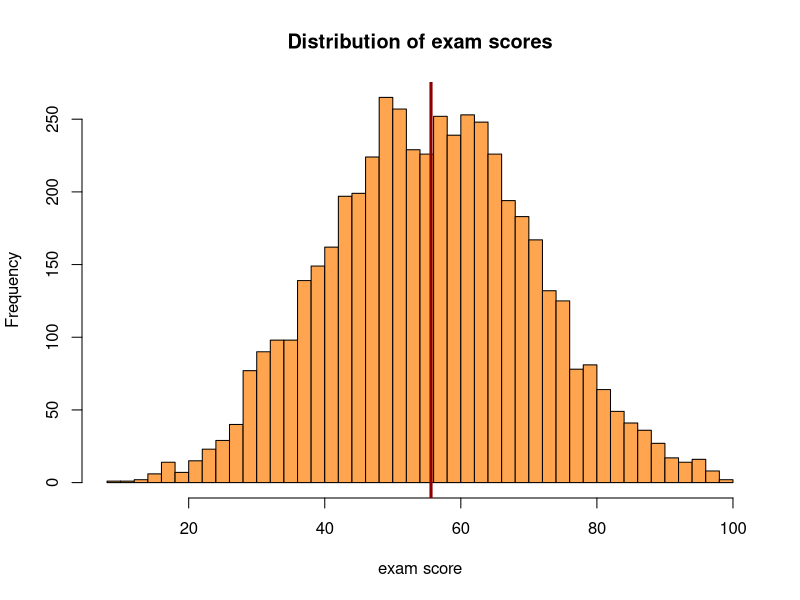
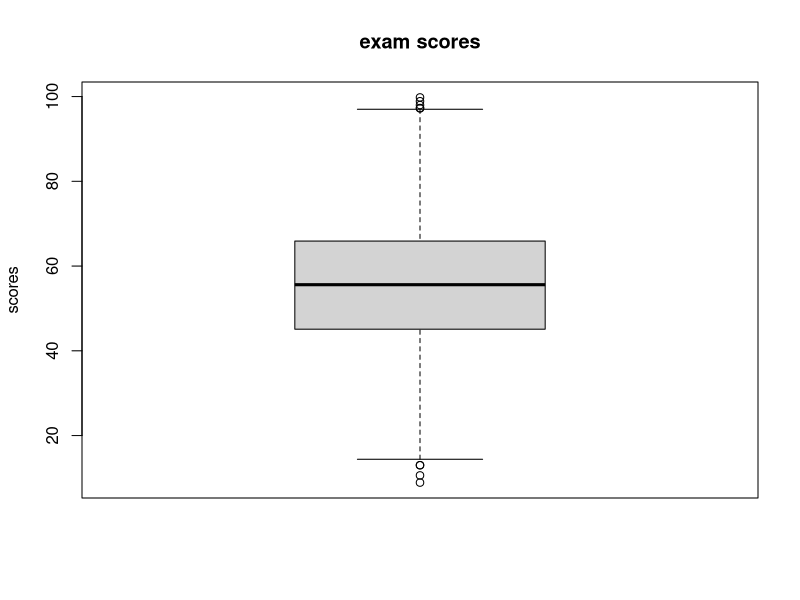
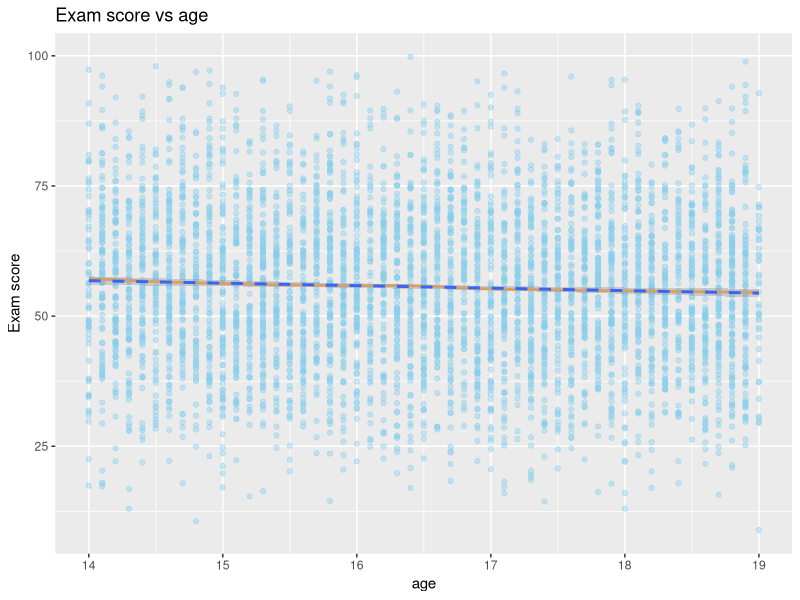
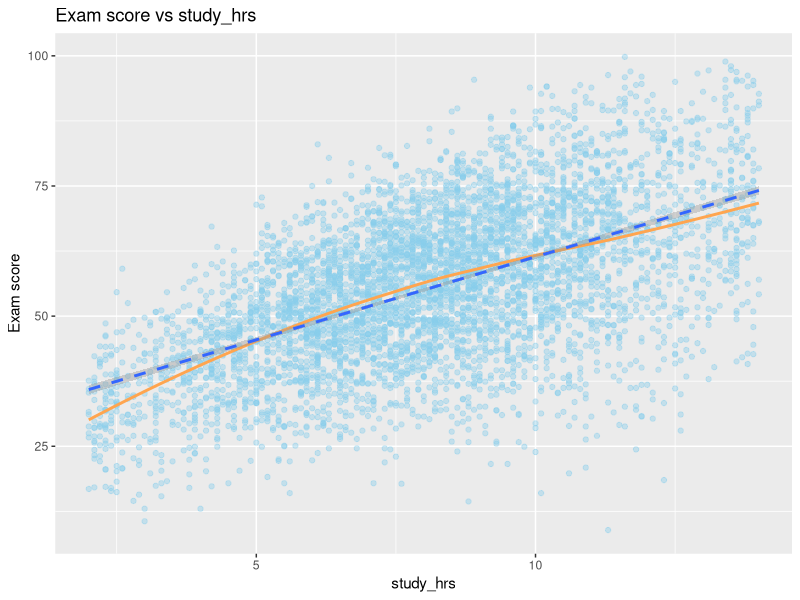
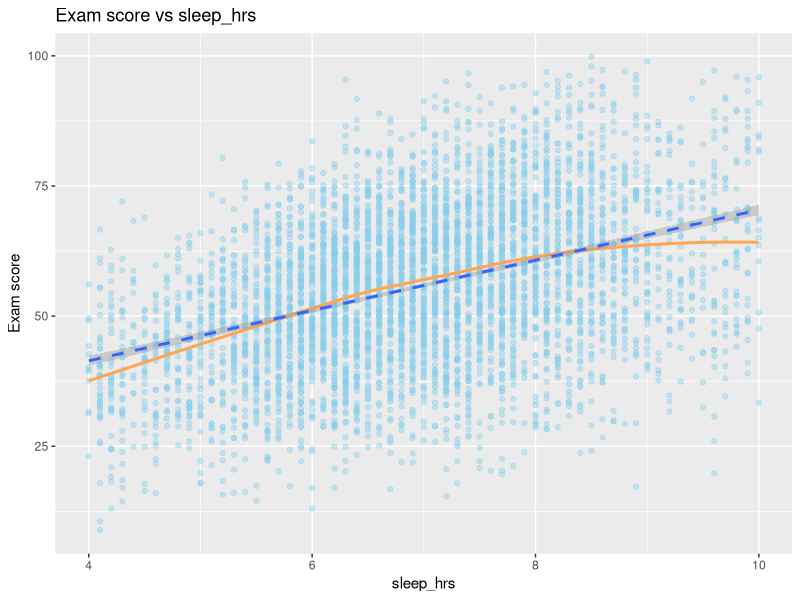
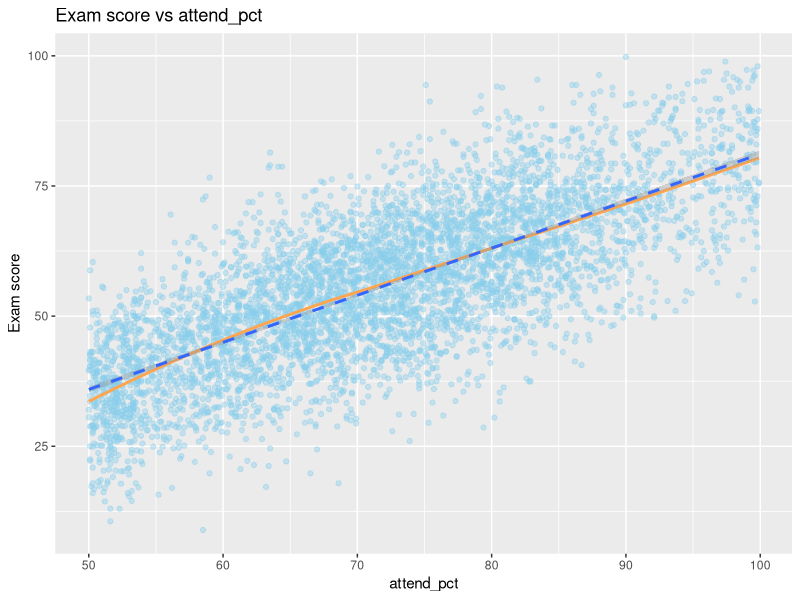
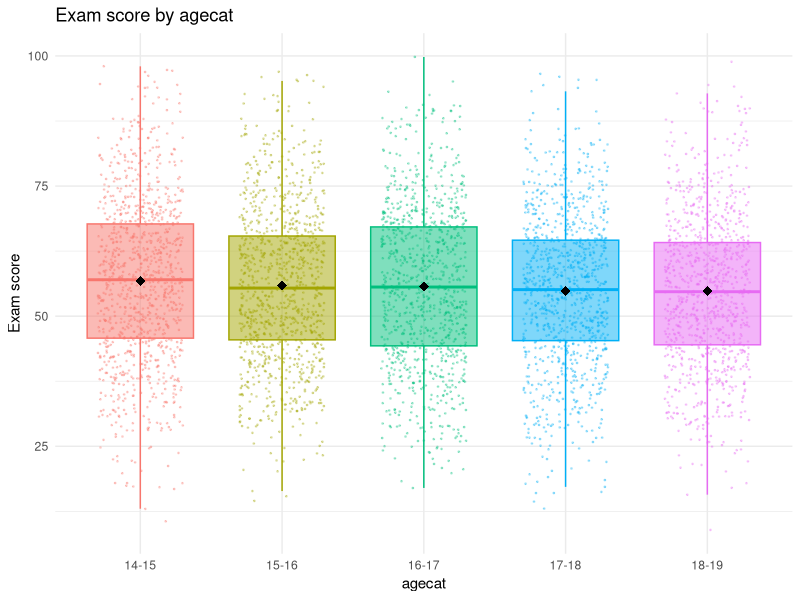
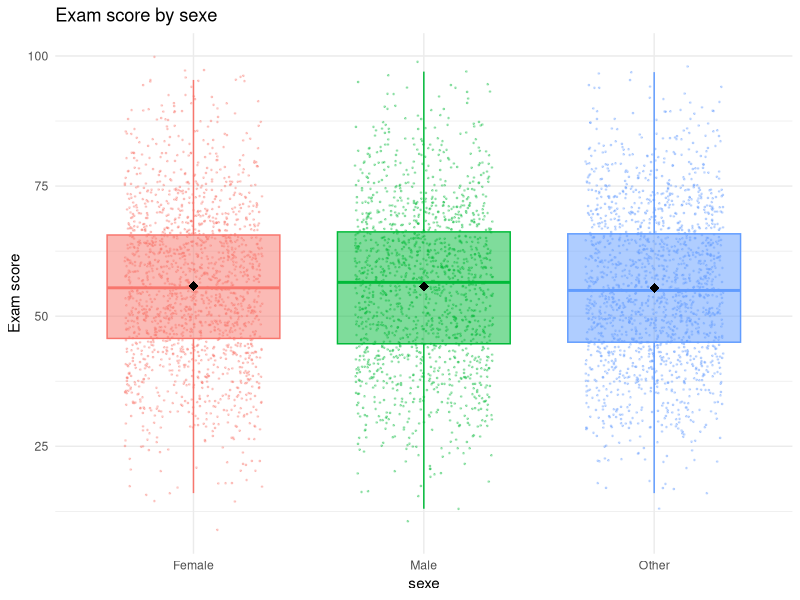

The R source for these figures, in order: (Note: this script raises an error after producing the figures.)
## ---- chunk 1
knitr::opts_chunk$set(echo = TRUE)
## ---- chunk 2
set.seed(42)
## ---- chunk 3
install.packages("dbplyr") 
install.packages("textshaping")
install.packages("ggfortify")
install.packages("parallelly")
install.packages("car")
install.packages("rsample")
install.packages('GGally')
install.packages("corrplot")
install.packages('Metrics')
## ---- chunk 4
library(rmarkdown)
library(dplyr)
exam_full <- read.csv("project.csv")
dim(exam_full)
str(exam_full)
summary(exam_full)
names(exam_full)
## ---- chunk 5
exam <- exam_full %>% dplyr::select(-id)
## ---- chunk 6
exam <- exam %>%
  mutate(
    sexe = factor(sexe, levels = c(1,2,3), labels = c("Female","Male","Other")),
    school_type = factor(school_type, levels = c(1,2), labels = c("Public","Private")),
    parent_educ = factor(parent_educ, levels = 1:6,
                         labels = c("No formal","High school","Graduate",
                                    "Post graduate 1","Post graduate 2","PhD")),
    sleep_qual = factor(sleep_qual, levels = c(1,2,3), labels = c("Poor","Average","Good"),
                        ordered = TRUE),
    web_access = factor(web_access, levels = c(1,2), labels = c("No","Yes")),
    trav_time = factor(trav_time, levels = c(1,2,3,4),
                       labels = c("<15 min","15–30 min","30–60 min",">60 min"),
                       ordered = TRUE),
    extra_act = factor(extra_act, levels = c(1,2), labels = c("No","Yes")),
    study_method = factor(study_method, levels = 1:6,
                          labels = c("Online videos","Coaching","Notes",
                                     "Textbook","Group study","Mixed")),
    agecat = factor(agecat, levels = c(1,2,3,4,5), labels = c("14-15","15-16","16-17","17-18","18-19")),
    attend_pct_cat = factor(attend_pct_cat, levels = c(1,2,3,4), labels = c("50-62","62-72","72-81","81-100"))
    
  )


paged_table(exam)
## ---- chunk 7
summary(exam$y)
summary(exam$age)
summary(exam$study_hrs)
summary(exam$sleep_hrs)
summary(exam$attend_pct)
## ---- chunk 8
stopifnot(all(exam$attend_pct >= 0 & exam$attend_pct <= 100, na.rm = TRUE))
stopifnot(all(exam$study_hrs >= 0, na.rm = TRUE))
stopifnot(all(exam$sleep_hrs >= 0, na.rm = TRUE))
## ---- chunk 9
colSums(is.na(exam))
## ---- chunk 10
summary(exam$y)
hist(exam$y, breaks = 35, col='tan1',
     main = "Distribution of exam scores",
     xlab = "exam score")
abline(v = mean(exam$y), col='red4', lwd = 3)


boxplot(exam$y,
        main = "exam scores",
        ylab = "scores")
## ---- chunk 11
num_vars <- exam %>%
  dplyr::select(where(is.numeric))

num_vars <- num_vars %>% dplyr::select(-y)
summary(num_vars)

library(ggplot2)

plots_num <- list()

for (var in names(num_vars)) {
  
  p <- ggplot(exam,
              aes(x = .data[[var]], y = y)) +
    geom_point(alpha = 0.4, col = 'skyblue') +
    geom_smooth(method = "loess", se = FALSE, col = 'tan1') +
    geom_smooth(method = "lm", linetype = "dashed") +
    labs(
      x = var,
      y = "Exam score",
      title = paste("Exam score vs", var)
    )
  
  plots_num[[var]] <- p
}

print(plots_num)
## ---- chunk 12
cat_vars <- exam %>%
  dplyr::select(where(is.factor))

cat_tables <- list()

for (var in names(cat_vars)) {
  
  tab <- table(cat_vars[[var]])
  prop <- round(100 * prop.table(tab), 1)
  
  cat_tables[[var]] <- data.frame(
    Category = names(tab),
    Count = as.vector(tab),
    Proportion = as.vector(prop)
  )
}

print(cat_tables)
## ---- chunk 13
library(dplyr)
library(ggplot2)

plots <- list()

for (var in names(cat_vars)) {
  
  p <- ggplot(exam,
              aes(x = .data[[var]],
                  y = y,
                  colour = .data[[var]],
                  fill = .data[[var]])) +
    geom_boxplot(alpha = 0.5, outlier.alpha = 0) +
    geom_jitter(width = 0.3, size = 0.3, alpha = 0.3) +
    stat_summary(fun = mean,
                 colour = "black",
                 geom = "point",
                 shape = 18,
                 size = 3) +
    labs(
      x = var,
      y = "Exam score",
      title = paste("Exam score by", var)
    ) +
    theme_minimal() +
    theme(legend.position = "none")
  
  plots[[var]] <- p
}

print(plots)
## ---- chunk 14
library(dplyr)

library(corrplot)

correlation_matrix<-cor(num_vars)
corrplot(correlation_matrix, order = 'hclust',addrect = 3)
## ---- chunk 15
library(GGally)

ggpairs(num_vars)
## ---- chunk 16
exam %>%
  group_by(trav_time) %>%
  summarise(mean_y = mean(y)) %>%
  ggplot(aes(x = trav_time, y = mean_y, group = 1)) +
  geom_point(size = 3) +
  geom_line()

exam %>%
  group_by(sleep_qual) %>%
  summarise(mean_y = mean(y)) %>%
  ggplot(aes(x = sleep_qual, y = mean_y, group = 1)) +
  geom_point(size = 3) +
  geom_line()

exam %>%
  group_by(parent_educ) %>%
  summarise(mean_y = mean(y)) %>%
  ggplot(aes(x = parent_educ, y = mean_y, group = 1)) +
  geom_point(size = 3) +
  geom_line()

exam %>%
  group_by(attend_pct_cat) %>%
  summarise(mean_y = mean(y)) %>%
  ggplot(aes(x = attend_pct_cat, y = mean_y, group = 1)) +
  geom_point(size = 3) +
  geom_line() +
  theme_minimal()
## ---- chunk 17
ggplot(exam, aes(x = sleep_hrs, y = y, color = trav_time)) +
  geom_smooth(method = "loess", se = FALSE)

ggplot(exam, aes(x = study_hrs, y = y, color = attend_pct_cat)) +
  geom_smooth(method = "loess", se = FALSE)

ggplot(exam, aes(x = study_hrs, y = y, color = sleep_qual)) +
  geom_smooth(method = "loess", se = FALSE)

ggplot(exam, aes(x = study_hrs, y = y, color = parent_educ)) +
  geom_smooth(method = "loess", se = FALSE)

ggplot(exam, aes(x = study_hrs, y = y, color = extra_act)) +
  geom_smooth(method = "loess", se = FALSE)

ggplot(exam, aes(x = sleep_hrs, y = y, color = sleep_qual)) +
  geom_smooth(method = "loess", se = FALSE)

ggplot(exam, aes(x = sleep_hrs, y = y, color = attend_pct_cat)) +
  geom_smooth(method = "loess", se = FALSE)

ggplot(exam, aes(x = study_hrs, y = y, color = trav_time)) +
  geom_smooth(method = "loess", se = FALSE)


ggplot(exam,aes(x = study_hrs,y = y,color = cut(sleep_hrs,breaks = c(4, 6, 8, 10),labels = c("Low", "Medium", "High")))) +geom_smooth(se = FALSE)
## ---- chunk 18
library(dplyr)

plot_data <- exam %>%
  group_by(study_method, school_type) %>%
  summarise(
    mean_y = mean(y, na.rm = TRUE),
    .groups = "drop"
  )


library(ggplot2)

ggplot(plot_data,
       aes(x = study_method,
           y = mean_y,
           group = school_type,
           color = school_type)) +
  geom_line(size = 1) +
  geom_point(size = 3) +
  theme_minimal() +
  labs(
    x = " study_method",
    y = "Mean score",
    color = "School type"
  )




plot_data1 <- exam %>%
  group_by(attend_pct_cat, sleep_qual) %>%
  summarise(
    mean_y = mean(y, na.rm = TRUE),
    .groups = "drop"
  )


library(ggplot2)

ggplot(plot_data1,
       aes(x = attend_pct_cat,
           y = mean_y,
           group = sleep_qual,
           color = sleep_qual)) +
  geom_line(size = 1) +
  geom_point(size = 3) +
  theme_minimal() +
  labs(
    x = "attendance rate cat",
    y = "Mean score",
    color = "sleep_qual"
  )


plot_data2 <- exam %>%
  group_by(sleep_qual, extra_act) %>%
  summarise(
    mean_y = mean(y, na.rm = TRUE),
    .groups = "drop"
  )


library(ggplot2)

ggplot(plot_data2,
       aes(x = sleep_qual,
           y = mean_y,
           group = extra_act,
           color = extra_act)) +
  geom_line(size = 1) +
  geom_point(size = 3) +
  theme_minimal() +
  labs(
    x = "sleep quality",
    y = "Mean score",
    color = "extra act"
  )


plot_data3 <- exam %>%
  group_by(parent_educ, school_type) %>%
  summarise(
    mean_y = mean(y, na.rm = TRUE),
    .groups = "drop"
  )


library(ggplot2)

ggplot(plot_data3,
       aes(x = parent_educ,
           y = mean_y,
           group = school_type,
           color = school_type)) +
  geom_line(size = 1) +
  geom_point(size = 3) +
  theme_minimal() +
  labs(
    x = "parent education",
    y = "Mean score",
    color = "school type"
  )
## ---- chunk 19
exam_top <- exam %>% dplyr::select(-agecat, -attend_pct)

dim(exam_top)
## ---- chunk 20
set.seed(42)
exam_split <- exam_top |> mutate(tag = rbinom(n(), size = 1, prob = 0.8))

train1 <- filter(exam_split, tag == 1)
test1 <- filter(exam_split, tag == 0)
## ---- chunk 21
train1
## ---- chunk 22
mod0<- lm(y~1,data = train1)

modfull <- lm(y~ .,data = train1)
## ---- chunk 23
anova(modfull)
## ---- chunk 24
library(carData)
Anova(modfull)
## ---- chunk 25
library(MASS)

modboth <- stepAIC(mod0,y~ attend_pct_cat + parent_educ+ study_hrs + sleep_qual +  trav_time + web_access + extra_act +sleep_hrs + school_type + study_method + age + sexe,data=train1,trace=T,direction=c('both'))

modboth
## ---- chunk 26
n <- length(train1$y)

stepAIC(mod0,y~ attend_pct_cat + parent_educ+ study_hrs + sleep_qual +  trav_time + web_access + extra_act +sleep_hrs + school_type + study_method + age + sexe,data=train1,trace=F,k=log(n),direction=c('both'))
## ---- chunk 27
modanova <- lm(y~ . -sexe,data = train1)

namemod = c("modboth","modanova")
p_value1 = c(anova(modboth,modanova)$`Pr(>F)`[2],anova(modboth,modfull)$`Pr(>F)`[2])
data.frame(namemod,p_value1)

AIC(modboth, modanova, modfull)
## ---- chunk 28
m_sleep <- mean(train1$sleep_hrs, na.rm = TRUE)

train <- train1 %>%
  mutate(
    sleep_c  = sleep_hrs - m_sleep,
    sleep_c2 = sleep_c^2
  )

test <- test1 %>%
  mutate(
    sleep_c  = sleep_hrs - m_sleep,
    sleep_c2 = sleep_c^2
  )


m_study <- mean(train1$study_hrs, na.rm = TRUE)

train <- train %>%
  mutate(
    study_c  = study_hrs - m_study,
    study_c2 = study_c^2
  )

test <- test %>%
  mutate(
    study_c  = study_hrs - m_study,
    study_c2 = study_c^2
  )
## ---- chunk 29
train <- train %>% dplyr::select(-sleep_hrs)
train <- train %>% dplyr::select(-study_hrs)

test <- test %>% dplyr::select(-sleep_hrs)
test <- test %>% dplyr::select(-study_hrs)
## ---- chunk 30
mod1 <- lm(y~sleep_c + sleep_c2 + attend_pct_cat + study_c + study_c2 + trav_time + sleep_qual + 
    school_type + study_method + parent_educ + extra_act + web_access, data = train)

mod1bis <- lm(y~sleep_c + attend_pct_cat + study_c + study_c2 + trav_time + sleep_qual + 
    school_type + study_method + parent_educ + extra_act + web_access, data = train)

mod_1 <-lm(y~sleep_c + sleep_c2 + attend_pct_cat + study_c + study_c2 + trav_time + sleep_qual + 
    school_type + study_method + parent_educ + extra_act + web_access, data = train)

mod_1bis <-lm(y~sleep_c + sleep_c2 + attend_pct_cat + study_c  + trav_time + sleep_qual + 
    school_type + study_method + parent_educ + extra_act + web_access, data = train)

modfull <- lm(y~.-age , data = train)
## ---- chunk 31
namemod = c("mod1/mod1bis","mod_1/mod_1bis")
p_value1 = c(anova(mod1,mod1bis)$`Pr(>F)`[2],anova(mod_1,mod_1bis)$`Pr(>F)`[2])
data.frame(namemod,p_value1)

AIC(mod1, mod1bis,mod_1, mod_1bis, modfull)
## ---- chunk 32
Criterion = c("R ajusted for mod1","R ajusted for mod1bis","cp for mod_1", "cp for mod_1bis","R ajusted for mod1","R ajusted for mod1bis","cp for mod_1", "cp for mod_1bis" )
R = c(summary(mod1)$adj.r.squared,summary(mod1bis)$adj.r.squared,summary(mod_1)$adj.r.squared,summary(mod_1bis)$adj.r.squared)

n1 <- nrow(train)
p1 <- length(coef(mod1))
p2 <- length(coef(mod1bis))
p_1 <- length(coef(mod_1))
p_2 <- length(coef(mod_1bis))

sigma2_full <- sum(residuals(modfull)^2) / df.residual(modfull)

Cp_mod1 <- sum(residuals(mod1)^2) / sigma2_full - (n1 - 2 * p1)
Cp_mod1bis <- sum(residuals(mod1bis)^2) / sigma2_full - (n1 - 2 * p2)
Cp_mod_1 <- sum(residuals(mod_1)^2) / sigma2_full - (n1 - 2 * p_1)
Cp_mod_1bis <- sum(residuals(mod_1bis)^2) / sigma2_full - (n1 - 2 * p_2)

CP =c(Cp_mod1,Cp_mod1bis,Cp_mod_1,Cp_mod_1bis)
value = c(R,CP)

data.frame(Criterion,value)
## ---- chunk 33
mod00 <- lm(y~(sleep_c + sleep_c2) + attend_pct_cat + (study_c +study_c2) + trav_time + sleep_qual + study_method + extra_act + parent_educ*school_type + web_access , data = train)

mod2 <- lm(y ~(study_c + study_c2)*(attend_pct_cat)+sleep_c + sleep_c2 + trav_time + parent_educ*school_type + extra_act + sleep_qual  + web_access + study_method , data = train)

mod3 <- lm(y ~(study_c + study_c2)*(sleep_qual) + attend_pct_cat + trav_time+ sleep_c + sleep_c2 + parent_educ*school_type + extra_act  + web_access + study_method , data = train)

mod4 <- lm(y ~(study_c + study_c2)*(trav_time) + sleep_c + sleep_c2 + sleep_qual + attend_pct_cat + parent_educ*school_type + extra_act + web_access + study_method , data = train)

mod5 <- lm(y ~(study_c + study_c2)*(sleep_c + sleep_c2) + trav_time + sleep_qual + attend_pct_cat + parent_educ*school_type + extra_act  + web_access + study_method , data = train)
## ---- chunk 34
anova(mod00,mod2)$`Pr(>F)`[2]
anova(mod00,mod3)$`Pr(>F)`[2]
anova(mod00,mod4)$`Pr(>F)`[2]
anova(mod00,mod5)$`Pr(>F)`[2]
## ---- chunk 35
mod6 <- lm(y ~(study_c +study_c2)*(sleep_c + sleep_c2 + attend_pct_cat) + sleep_qual + trav_time + parent_educ*school_type + extra_act + web_access + study_method , data = train)

mod7 <- lm(y ~(study_c + study_c2)*(sleep_qual + attend_pct_cat) + trav_time + sleep_c + sleep_c2  + parent_educ*school_type + extra_act + web_access + study_method , data = train)

mod8 <- lm(y ~(study_c + study_c2)*(sleep_qual + sleep_c + sleep_c2 + attend_pct_cat)+ trav_time + parent_educ*school_type + extra_act  + web_access + study_method , data = train)

mod9 <- lm(y ~(study_c + study_c2)*(sleep_qual + sleep_c + sleep_c2 + attend_pct_cat + trav_time) + parent_educ*school_type + extra_act  + web_access + study_method , data = train)
## ---- chunk 36
anova(mod2,mod7)$`Pr(>F)`[2]
## ---- chunk 37
modI <- mod5
modII <- mod7
## ---- chunk 38
mod10 <- lm(y ~ sleep_qual*(attend_pct_cat) + study_c + study_c2 + sleep_c + sleep_c2 + trav_time + parent_educ*school_type + extra_act + web_access + study_method, data = train)

mod11 <- lm(y ~ sleep_qual*(study_c + study_c2) + attend_pct_cat + sleep_c + sleep_c2 + trav_time + parent_educ*school_type + extra_act + web_access + study_method, data = train)

mod12 <- lm(y ~ sleep_qual*(extra_act) + attend_pct_cat + sleep_c + sleep_c2 + trav_time + parent_educ*school_type + study_c + study_c2 + web_access + study_method, data = train)

mod13 <- lm(y ~ sleep_qual*(sleep_c + sleep_c2) + attend_pct_cat + study_c + study_c2 + trav_time + parent_educ*school_type + extra_act + web_access + study_method, data = train)
## ---- chunk 39
anova(mod00,mod10)$`Pr(>F)`[2]
anova(mod00,mod11)$`Pr(>F)`[2]
anova(mod00,mod12)$`Pr(>F)`[2]
anova(mod00,mod13)$`Pr(>F)`[2]
## ---- chunk 40
mod14 <- lm(y ~ sleep_qual*(study_c + study_c2 + attend_pct_cat) + sleep_c + sleep_c2 + trav_time + parent_educ*school_type + extra_act + web_access + study_method, data = train)

mod15 <- lm(y ~ sleep_qual*(study_c + study_c2 + extra_act + attend_pct_cat) + trav_time + parent_educ*school_type + sleep_c + sleep_c2  + web_access + study_method, data = train)
## ---- chunk 41
anova(mod14,mod15)$`Pr(>F)`[2]
## ---- chunk 42
modIII <- mod14
## ---- chunk 43
mod16 <- lm(y ~  (sleep_c + sleep_c2)*(attend_pct_cat)+study_c +study_c2  + trav_time+sleep_qual+extra_act+ parent_educ*school_type + web_access + study_method, data = train)

mod17 <- lm(y ~  (sleep_c + sleep_c2)*(study_c +study_c2)+attend_pct_cat   + trav_time+sleep_qual+extra_act+ parent_educ*school_type + web_access + study_method, data = train)

mod18 <- lm(y ~  (sleep_c + sleep_c2)*(sleep_qual)+attend_pct_cat   + trav_time+study_c +study_c2 +extra_act+ parent_educ*school_type + web_access + study_method, data = train)
## ---- chunk 44
anova(mod00,mod16)$`Pr(>F)`[2]
anova(mod00,mod17)$`Pr(>F)`[2]
anova(mod00,mod18)$`Pr(>F)`[2]
## ---- chunk 45
mod19 <- lm(y ~  (sleep_c + sleep_c2)*(attend_pct_cat+study_c +study_c2)  + trav_time+sleep_qual+extra_act+ parent_educ*school_type + web_access + study_method, data = train)
## ---- chunk 46
anova(mod16,mod19)$`Pr(>F)`[2]
## ---- chunk 47
modIV <- mod19
## ---- chunk 48
mod20 <- lm(y ~ attend_pct_cat*(study_c + study_c2) + sleep_c + sleep_c2 + sleep_qual + trav_time + parent_educ*school_type + extra_act + web_access + study_method, data = train)

mod21 <- lm(y ~ attend_pct_cat*(sleep_c + sleep_c2) + study_c + study_c2+ sleep_qual + trav_time+ parent_educ*school_type + extra_act + web_access + study_method, data = train)

mod22 <- lm(y ~ attend_pct_cat*(sleep_qual) + sleep_c + sleep_c2 + study_c + study_c2 + trav_time + parent_educ*school_type + extra_act + web_access + study_method, data = train)
## ---- chunk 49
anova(mod00,mod20)$`Pr(>F)`[2]
anova(mod00,mod21)$`Pr(>F)`[2]
anova(mod00,mod22)$`Pr(>F)`[2]
## ---- chunk 50
mod23 <- lm(y ~ attend_pct_cat*(sleep_c + sleep_c2 + sleep_qual) + study_c + study_c2 + trav_time + parent_educ*school_type + extra_act + web_access + study_method, data = train)

mod24 <- lm(y ~ attend_pct_cat*(sleep_c + sleep_c2) + sleep_qual*(study_c + study_c2) + trav_time + parent_educ*school_type + extra_act + web_access + study_method, data = train)

mod30 <- lm(y ~ attend_pct_cat*(sleep_c + sleep_c2) + sleep_qual*extra_act + trav_time+ parent_educ*school_type + study_c + study_c2 + web_access + study_method, data = train)

mod31 <- lm(y ~ attend_pct_cat*(sleep_c + sleep_c2) + sleep_qual*extra_act + trav_time*(study_c + study_c2) + parent_educ*school_type + web_access + study_method, data = train)

mod32 <- lm(y ~ attend_pct_cat*(sleep_c + sleep_c2) + sleep_qual + extra_act + trav_time*(study_c + study_c2) + parent_educ*school_type + web_access + study_method, data = train)
## ---- chunk 51
anova(mod21,mod24)$`Pr(>F)`[2]
## ---- chunk 52
modV <- mod24
## ---- chunk 53
mod25 <- lm(y ~ trav_time*(study_c + study_c2 )+ sleep_qual+ attend_pct_cat+ sleep_c + sleep_c2 + parent_educ*school_type +extra_act+ web_access + study_method, data = train)

mod26 <- lm(y ~ trav_time*( sleep_c + sleep_c2)+ sleep_qual+ attend_pct_cat+ study_c + study_c2 + parent_educ*school_type +extra_act+ web_access + study_method, data = train)
## ---- chunk 54
anova(mod00,mod25)$`Pr(>F)`[2]
anova(mod00,mod26)$`Pr(>F)`[2]
## ---- chunk 55
mod27 <- lm(y ~ trav_time*(study_c + study_c2+ sleep_c + sleep_c2)+ sleep_qual+ attend_pct_cat  + parent_educ*school_type +extra_act+ web_access + study_method, data = train)
## ---- chunk 56
anova(mod25,mod27)$`Pr(>F)`[2]
## ---- chunk 57
mod28 <- lm(y ~ trav_time*(study_c + study_c2+ sleep_c + sleep_c2)+ sleep_qual*extra_act +attend_pct_cat  + parent_educ*school_type + web_access + study_method, data = train)

mod29 <- lm(y ~ trav_time*(study_c + study_c2+ sleep_c + sleep_c2)+ sleep_qual*attend_pct_cat +  extra_act+ parent_educ*school_type + web_access + study_method, data = train)
## ---- chunk 58
anova(mod27,mod29)$`Pr(>F)`[2]
## ---- chunk 59
modVI <- mod29
## ---- chunk 60
modVII <- lm(y ~ attend_pct_cat*(sleep_c + sleep_c2)*(study_c + study_c2) +sleep_qual+extra_act + trav_time+ parent_educ*school_type + web_access + study_method, data = train)

modVII <- lm(y ~ (sleep_c + sleep_c2) *(attend_pct_cat) + (sleep_c + sleep_c2)*(study_c + 
    study_c2) +(attend_pct_cat)*(study_c + 
    study_c2)+ trav_time + sleep_qual + extra_act + parent_educ * 
    school_type + web_access + study_method, data = train)

modVIII <- lm(y ~ (sleep_c + sleep_c2)*(study_c + 
    study_c2) +(attend_pct_cat)*(study_c + 
    study_c2)+ trav_time + sleep_qual + extra_act + parent_educ * 
    school_type + web_access + study_method, data = train)

modIX <- lm(y ~ (sleep_c + sleep_c2) *(attend_pct_cat) + (sleep_c + sleep_c2)*(study_c + 
    study_c2) +(attend_pct_cat)*(study_c + 
    study_c2)+ trav_time + sleep_qual + parent_educ * 
    school_type + study_method, data = train)

modX <- lm(y ~ (sleep_c + sleep_c2)*(study_c + 
    study_c2) +(attend_pct_cat)*(study_c + 
    study_c2)+ trav_time + (study_c + 
    study_c2)*sleep_qual + extra_act + parent_educ * 
    school_type + web_access + study_method, data = train)

modXI <- lm(y ~ (study_c +study_c2)*( sleep_c + sleep_c2 +sleep_qual ) +trav_time+(study_c +study_c2)*attend_pct_cat+extra_act+study_method+ parent_educ*school_type , data = train)

modXII <- lm(y ~ (study_c +study_c2)*( sleep_c + sleep_c2 +sleep_qual) +trav_time+attend_pct_cat+web_access+extra_act+study_method+ parent_educ*school_type , data = train)
## ---- chunk 61
anova(modX,modIX)
## ---- chunk 62
models <- list(modI =modI,modII =modII,modIII=modIII,modIV =modIV, modV=modV, modVI =modVI,modVII=modVII,modVIII=modVIII,modIX=modIX,modX=modX, modXI=modXI,modXII=modXII)
## ---- chunk 63
aic <- data.frame(
  Model = names(models),
  AIC   = sapply(models, AIC)
)


bic <- data.frame(
  Model = names(models),
  BIC   = sapply(models, BIC)
)

aic[order(aic$AIC), ]
bic[order(bic$BIC), ]
## ---- chunk 64
adj_r2 <- data.frame(
  Model = names(models),
  Adj_R2 = sapply(models, function(m) summary(m)$adj.r.squared)
)

adj_r2[order(-adj_r2$Adj_R2), ]
## ---- chunk 65
full_mod <- lm(
  y ~ (study_c + study_c2) * (sleep_c + sleep_c2) * attend_pct_cat
    + (study_c + study_c2) * sleep_qual
    + (sleep_c + sleep_c2) * sleep_qual
    + sleep_qual * attend_pct_cat
    + trav_time * (study_c + study_c2 + sleep_c + sleep_c2)
    + extra_act + web_access + study_method
    + parent_educ * school_type,
  data = train
)

sigma2 <- summary(full_mod)$sigma^2
## ---- chunk 66
cp <- sapply(models, function(m) {
  p <- length(coef(m))
  rss <- sum(residuals(m)^2)
  rss / sigma2 - (nrow(train) - 2 * p)
})

cp_table <- data.frame(
  Model = names(models),
  Cp = cp,
  p  = sapply(models, function(m) length(coef(m)))
)

cp_table[order(cp_table$Cp), ]
## ---- chunk 67
comparison3 <- data.frame(
  Model   = names(models),
  AIC     = sapply(models, AIC),
  BIC     = sapply(models, BIC),
  Adj_R2  = sapply(models, function(m) summary(m)$adj.r.squared),
  Cp      = cp,
  P  = sapply(models, function(m) length(coef(m)))
)

comparison3[order(comparison3$AIC), ]
## ---- chunk 68
library(Metrics)
RMSE_modI_train  <- rmse(train$y, predict(modI,  newdata = train))
RMSE_modVII_train <- rmse(train$y, predict(modVII, newdata = train))
RMSE_modVIII_train  <- rmse(train$y, predict(modVIII,  newdata = train))


RMSE_modI_test  <- rmse(test$y, predict(modI,  newdata = test))
RMSE_modVII_test <- rmse(test$y, predict(modVII, newdata = test))
RMSE_modVIII_test <- rmse(test$y, predict(modVIII, newdata = test))


RMSE_train <- c(RMSE_modI_train, RMSE_modVII_train,RMSE_modVIII_train )
RMSE_test  <- c(RMSE_modI_test,  RMSE_modVII_test, RMSE_modVIII_test)


RMSE <- rbind.data.frame(RMSE_train, RMSE_test)
names(RMSE) <- c("modI", "modVII","modVIII")
row.names(RMSE) <- c("Train", "Test")

RMSE
## ---- chunk 69
summary(modVIII)
## ---- chunk 70
library(ggfortify)
autoplot(modVIII,1,colour = 'skyblue')
autoplot(modVIII,2,colour = 'tan1')
autoplot(modVIII,3,colour = 'skyblue')
autoplot(modVIII,4,colour = 'tan1')
## ---- chunk 71
library(car)
ncvTest(modVIII)
## ---- chunk 72
durbinWatsonTest(modVIII)
## ---- chunk 73
library(car)
influenceIndexPlot(modVIII,vars="Studentized")
## ---- chunk 74
influenceIndexPlot(modVIII,vars="hat")
## ---- chunk 75
influenceIndexPlot(modVIII,vars="cook")
## ---- chunk 76
library(car)
outlierTest(modVIII)
## ---- chunk 77
cook <- cooks.distance(modVIII)

# Top 5 observations les plus influentes
head(sort(cook, decreasing = TRUE), 3)
## ---- chunk 78
idx <- order(cook, decreasing = TRUE)[1:3]

modVIII_reduced <- lm(formula(modVIII),
                   data = train[-idx, ])

summary(modVIII)
summary(modVIII_reduced)
## ---- chunk 79
pred_train <- predict(modVIII, newdata = train)
pred_test  <- predict(modVIII, newdata = test)

base_hat_train <- rep(mean(train$y), nrow(train))
base_hat_test  <- rep(mean(train$y), nrow(test))

df_train <- data.frame(y = train$y, yhat = pred_train, split = "Train")
df_test  <- data.frame(y = test$y,  yhat = pred_test,  split = "Test")
df_all   <- rbind(df_train, df_test)
## ---- chunk 80
library(ggplot2)

ggplot(df_all, aes(x = yhat, y = y)) +
  geom_point(alpha = 0.25) +
  geom_smooth(method = "loess", se = FALSE) +
  geom_abline(slope = 1, intercept = 0, linetype = 2) +
  facet_wrap(~split) +
  labs(
    title = "Calibration: Observed vs Predicted (modVIII)",
    x = "Predicted score",
    y = "Observed score"
  )
## ---- chunk 81
library(dplyr)

df_test_bins <- df_test %>%
  mutate(bin = ntile(yhat, 10)) %>%
  group_by(bin) %>%
  summarise(
    yhat_mean = mean(yhat),
    y_mean    = mean(y),
    n = n(),
    .groups = "drop"
  )

ggplot(df_test_bins, aes(x = yhat_mean, y = y_mean)) +
  geom_point() +
  geom_line() +
  geom_abline(slope = 1, intercept = 0, linetype = 2) +
  labs(
    title = "Binned calibration (Test set): deciles of predicted score",
    x = "Mean predicted score (per decile)",
    y = "Mean observed score (per decile)"
  )
## ---- chunk 82
set.seed(123)
## ---- chunk 83
rmse <- function(y, yhat) sqrt(mean((y - yhat)^2))
mse  <- function(y, yhat) mean((y - yhat)^2)
medae <- function(y, yhat) median(abs(y - yhat))
r2_oos <- function(y, yhat) 1 - sum((y - yhat)^2) / sum((y - mean(y))^2)

metrics <- data.frame(
  Model = c("Baseline", "modVIII"),
  RMSE  = c(rmse(test$y, base_hat_test), rmse(test$y, pred_test)),
  MedAE = c(medae(test$y, base_hat_test), medae(test$y, pred_test)),
  R2    = c(r2_oos(test$y, base_hat_test), r2_oos(test$y, pred_test)),
  MSE   = c(mse(test$y, base_hat_test), mse(test$y, pred_test))
)

metrics_long <- tidyr::pivot_longer(metrics, cols = c(RMSE, MedAE, R2, MSE),
                                   names_to = "Metric", values_to = "Value")

ggplot(metrics_long, aes(x = Metric, y = Value, fill = Model)) +
  geom_col(position = "dodge") +
  labs(title = "Predictive performance on Test: Baseline vs modVIII")
## ---- chunk 84
s <- summary(modVIII)
coef_tab <- as.data.frame(s$coefficients)
names(coef_tab) <- c("Estimate", "Std_Error", "t_value", "p_value")

ci <- confint(modVIII, level = 0.95)   

coef_tab$CI_low  <- ci[, 1]
coef_tab$CI_high <- ci[, 2]

coef_tab_final <- coef_tab[, c("Estimate", "Std_Error", "CI_low", "CI_high")]

coef_tab_final
## ---- chunk 85
library(dplyr)

mse <- function(y, yhat) mean((y - yhat)^2)
rmse <- function(y, yhat) sqrt(mean((y - yhat)^2))
medae <- function(y, yhat) median(abs(y - yhat))
r2_oos <- function(y, yhat) 1 - sum((y - yhat)^2) / sum((y - mean(y))^2)

fractions <- c(0.2, 0.4, 0.6, 0.8, 1.0)
B <- 30  

res <- bind_rows(lapply(fractions, function(frac){
  bind_rows(lapply(1:B, function(b){
    idx <- sample(seq_len(nrow(train)), size = floor(frac*nrow(train)), replace = FALSE)
    tr_small <- train[idx, ]

    m_small <- lm(formula(modVIII), data = tr_small)
    pred <- predict(m_small, newdata = test)

    data.frame(
      frac = frac,
      rep = b,
      MSE = mse(test$y, pred),
      RMSE = rmse(test$y, pred),
      MedAE = medae(test$y, pred),
      R2_oos = r2_oos(test$y, pred)
    )
  }))
}))

summary_res <- res %>%
  group_by(frac) %>%
  summarise(
    mean_MSE = mean(MSE), sd_MSE = sd(MSE),
    mean_RMSE = mean(RMSE), sd_RMSE = sd(RMSE),
    mean_MedAE = mean(MedAE), sd_MedAE = sd(MedAE),
    mean_R2 = mean(R2_oos), sd_R2 = sd(R2_oos),
    .groups = "drop"
  )

summary_res
## ---- chunk 86
library(ggplot2)

ggplot(res, aes(x = frac, y = RMSE)) +
  geom_point(alpha = 0.25) +
  geom_smooth(se = FALSE, method = "loess") +
  labs(
    title = "Stability check: Test RMSE vs training sample fraction (modVIII refit)",
    x = "Fraction of training data used",
    y = "Test RMSE"
  )
## ---- chunk 87
ybar_full <- mean(train$y)
baseline_hat <- rep(ybar_full, nrow(test))
baseline_rmse <- rmse(test$y, baseline_hat)

res2 <- res %>%
  group_by(frac) %>%
  summarise(
    mean_RMSE = mean(RMSE),
    improve_vs_baseline = baseline_rmse - mean_RMSE,
    pct_improve = 100 * (baseline_rmse - mean_RMSE) / baseline_rmse,
    .groups="drop"
  )

res2
## ---- chunk 88
n_small <- 1500
idx <- sample(seq_len(nrow(train)), n_small)
train_small <- train[idx, ]

K <- 5
fold_id <- sample(rep(1:K, length.out = nrow(train_small)))

cv_res <- lapply(1:K, function(k){
  tr <- train_small[fold_id != k, ]
  va <- train_small[fold_id == k, ]

  m <- lm(formula(modVIII), data = tr)
  pred <- predict(m, newdata = va)

  data.frame(
    fold = k,
    RMSE = rmse(va$y, pred),
    MSE  = mse(va$y, pred),
    MedAE = medae(va$y, pred),
    R2_oos = r2_oos(va$y, pred)
  )
}) %>% bind_rows()

cv_res
summary(cv_res)
## ---- chunk 89
A_study_c <- -1.0
B_study_c <-  1.5
A_sleep_c <- -1.0
B_sleep_c <-  1.0

new_profiles <- data.frame(
  sleep_c  = c(A_sleep_c,  B_sleep_c),
  sleep_c2 = c(A_sleep_c^2, B_sleep_c^2),
  study_c  = c(A_study_c,  B_study_c),
  study_c2 = c(A_study_c^2, B_study_c^2),

  attend_pct_cat = factor(c("62-72", "81-100"), levels = levels(train$attend_pct_cat)),
  trav_time = factor(c(levels(train$trav_time)[length(levels(train$trav_time))],
                       levels(train$trav_time)[1]),
                     levels = levels(train$trav_time)),
  sleep_qual = factor(c(levels(train$sleep_qual)[2], levels(train$sleep_qual)[length(levels(train$sleep_qual))]),
                     levels = levels(train$sleep_qual)),
  extra_act = factor(c("No","Yes"), levels = levels(train$extra_act)),
  parent_educ = factor(c("High school","Post graduate 2"), levels = levels(train$parent_educ)),
  school_type = factor(c("Public","Private"), levels = levels(train$school_type)),
  web_access = factor(c("No","Yes"), levels = levels(train$web_access)),
  study_method = factor(c("Notes","Mixed"), levels = levels(train$study_method))
)

rownames(new_profiles) <- c("Profile A (lower support)", "Profile B (higher support)")

pred_ci <- predict(modVIII, newdata = new_profiles, interval = "confidence", level = 0.95)
pred_out <- cbind(Profile = rownames(new_profiles), as.data.frame(pred_ci))
pred_out
## ---- chunk 90
TermsX <- delete.response(terms(modVIII))

pred_ci <- predict(modVIII, newdata = new_profiles,
                   interval = "confidence", level = 0.95)

pred_out <- cbind(Profile = rownames(new_profiles), as.data.frame(pred_ci))
pred_out
## ---- chunk 91
TermsX <- delete.response(terms(modVIII)) 

X <- model.matrix(TermsX, new_profiles)

beta <- coef(modVIII)
V <- vcov(modVIII)

dX <- X[2, ] - X[1, ]
diff_est <- as.numeric(dX %*% beta)
diff_se  <- sqrt(as.numeric(dX %*% V %*% dX))

tcrit <- qt(0.975, df = df.residual(modVIII))

data.frame(
  Contrast = "Profile B - Profile A",
  Predicted_difference = diff_est,
  CI_low  = diff_est - tcrit * diff_se,
  CI_high = diff_est + tcrit * diff_se
)
